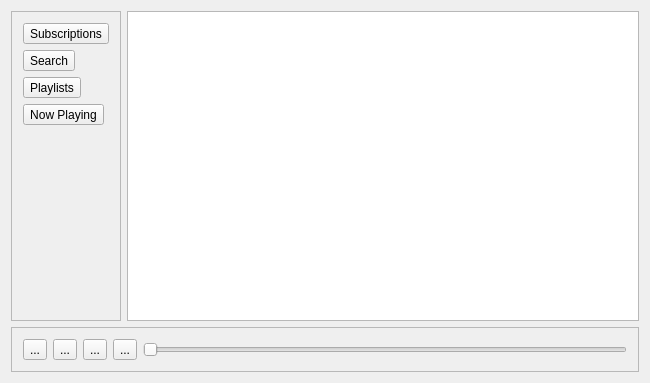
<?xml version="1.0" encoding="UTF-8"?>
<ui version="4.0">
 <class>OboeWindow</class>
 <widget class="QMainWindow" name="OboeWindow">
  <property name="geometry">
   <rect>
    <x>0</x>
    <y>0</y>
    <width>650</width>
    <height>383</height>
   </rect>
  </property>
  <property name="windowTitle">
   <string>OboeWindow</string>
  </property>
  <widget class="QWidget" name="centralWidget">
   <layout class="QGridLayout" name="gridLayout">
    <item row="0" column="1">
     <widget class="QStackedWidget" name="stackedWidget">
      <widget class="QWidget" name="SubscriptionsPage">
       <layout class="QHBoxLayout" name="horizontalLayout_2">
        <property name="spacing">
         <number>0</number>
        </property>
        <property name="leftMargin">
         <number>0</number>
        </property>
        <property name="topMargin">
         <number>0</number>
        </property>
        <property name="rightMargin">
         <number>0</number>
        </property>
        <property name="bottomMargin">
         <number>0</number>
        </property>
        <item>
         <widget class="QListView" name="subscriptionsList"/>
        </item>
       </layout>
      </widget>
      <widget class="QWidget" name="SearchPage">
       <layout class="QGridLayout" name="gridLayout_2">
        <property name="leftMargin">
         <number>0</number>
        </property>
        <property name="topMargin">
         <number>0</number>
        </property>
        <property name="rightMargin">
         <number>0</number>
        </property>
        <property name="bottomMargin">
         <number>0</number>
        </property>
        <item row="0" column="0">
         <widget class="QLineEdit" name="searchEntry"/>
        </item>
        <item row="0" column="1">
         <widget class="QToolButton" name="searchStart">
          <property name="text">
           <string>...</string>
          </property>
         </widget>
        </item>
        <item row="1" column="0" colspan="2">
         <widget class="QListView" name="listView"/>
        </item>
       </layout>
      </widget>
      <widget class="QWidget" name="PlaylistsPage">
       <layout class="QVBoxLayout" name="verticalLayout_2">
        <item>
         <widget class="QListView" name="playlistsList"/>
        </item>
       </layout>
      </widget>
      <widget class="QWidget" name="SummaryPage">
       <layout class="QHBoxLayout" name="horizontalLayout_3">
        <item>
         <widget class="QLabel" name="label">
          <property name="text">
           <string>Summary Page</string>
          </property>
         </widget>
        </item>
       </layout>
      </widget>
      <widget class="QWidget" name="NowPlayingPage">
       <layout class="QVBoxLayout" name="verticalLayout_3">
        <item>
         <widget class="QListView" name="listView_2"/>
        </item>
       </layout>
      </widget>
     </widget>
    </item>
    <item row="0" column="0">
     <widget class="QFrame" name="navPane">
      <property name="frameShape">
       <enum>QFrame::StyledPanel</enum>
      </property>
      <property name="frameShadow">
       <enum>QFrame::Raised</enum>
      </property>
      <layout class="QVBoxLayout" name="verticalLayout">
       <item>
        <widget class="QToolButton" name="navSubscriptions">
         <property name="text">
          <string>Subscriptions</string>
         </property>
        </widget>
       </item>
       <item>
        <widget class="QToolButton" name="navSearch">
         <property name="text">
          <string>Search</string>
         </property>
        </widget>
       </item>
       <item>
        <widget class="QToolButton" name="navPlaylists">
         <property name="text">
          <string>Playlists</string>
         </property>
        </widget>
       </item>
       <item>
        <widget class="QToolButton" name="navNowPlaying">
         <property name="text">
          <string>Now Playing</string>
         </property>
        </widget>
       </item>
       <item>
        <spacer name="verticalSpacer">
         <property name="orientation">
          <enum>Qt::Vertical</enum>
         </property>
         <property name="sizeHint" stdset="0">
          <size>
           <width>20</width>
           <height>40</height>
          </size>
         </property>
        </spacer>
       </item>
      </layout>
     </widget>
    </item>
    <item row="1" column="0" colspan="2">
     <widget class="QFrame" name="nowPlayingPane">
      <property name="frameShape">
       <enum>QFrame::StyledPanel</enum>
      </property>
      <property name="frameShadow">
       <enum>QFrame::Raised</enum>
      </property>
      <layout class="QHBoxLayout" name="horizontalLayout">
       <item>
        <widget class="QToolButton" name="jumpBack">
         <property name="text">
          <string>...</string>
         </property>
        </widget>
       </item>
       <item>
        <widget class="QToolButton" name="pausePlay">
         <property name="text">
          <string>...</string>
         </property>
        </widget>
       </item>
       <item>
        <widget class="QToolButton" name="jumpForward">
         <property name="text">
          <string>...</string>
         </property>
        </widget>
       </item>
       <item>
        <widget class="QToolButton" name="skipCurrent">
         <property name="text">
          <string>...</string>
         </property>
        </widget>
       </item>
       <item>
        <widget class="QSlider" name="horizontalSlider">
         <property name="orientation">
          <enum>Qt::Horizontal</enum>
         </property>
        </widget>
       </item>
      </layout>
     </widget>
    </item>
   </layout>
  </widget>
  <action name="goToSubscriptions">
   <property name="text">
    <string>Go To Subscriptions Page</string>
   </property>
   <property name="toolTip">
    <string>Go to the subscriptions information page</string>
   </property>
  </action>
  <action name="goToSearch">
   <property name="text">
    <string>Go To Search</string>
   </property>
   <property name="toolTip">
    <string>Go to the search page</string>
   </property>
  </action>
  <action name="goToPlaylists">
   <property name="text">
    <string>Go To Playlists</string>
   </property>
   <property name="toolTip">
    <string>Go to the playlists information page</string>
   </property>
  </action>
  <action name="goToNowPlaying">
   <property name="text">
    <string>Go To Now Playing</string>
   </property>
   <property name="toolTip">
    <string>Go to the now playing screen</string>
   </property>
  </action>
 </widget>
 <layoutdefault spacing="6" margin="11"/>
 <resources/>
 <connections/>
</ui>
